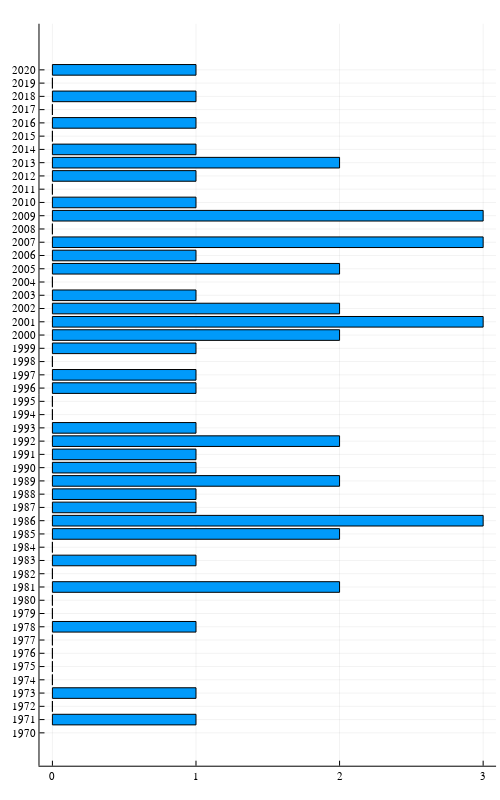

The cell this chart's notebook holds for it:
### Code cell
# plot a horizontal barplot for attempts_per_year
PLT.bar(attempts_per_year, label = nothing, yticks = 1970:2020, orientation = :horizontal, size=(500,800))

### Figure 1 — Plotly figure (JSON) as saved in the notebook; plotly's stock layout.template omitted (floating-point values rounded to 4 significant figures)
{"data": [{"fill": "tozeroy", "fillcolor": "rgba(0, 154, 250, 1.000)", "legendgroup": "", "line": {"color": "rgba(0, 0, 0, 1.000)", "dash": "solid", "width": 1}, "mode": "lines", "name": "", "showlegend": false, "type": "scatter", "x": [1, 0, 0, 1, 1, 1], "xaxis": "x1", "y": [1971.0, 1971.0, 1971.0, 1971.0, 1971.0, 1971.0], "yaxis": "y1"}, {"fill": "tozeroy", "fillcolor": "rgba(0, 154, 250, 1.000)", "legendgroup": "", "line": {"color": "rgba(0, 0, 0, 1.000)", "dash": "solid", "width": 1}, "mode": "lines", "name": "", "showlegend": false, "type": "scatter", "x": [0, 0, 0, 0, 0, 0], "xaxis": "x1", "y": [1972.0, 1972.0, 1972.0, 1972.0, 1972.0, 1972.0], "yaxis": "y1"}, {"fill": "tozeroy", "fillcolor": "rgba(0, 154, 250, 1.000)", "legendgroup": "", "line": {"color": "rgba(0, 0, 0, 1.000)", "dash": "solid", "width": 1}, "mode": "lines", "name": "", "showlegend": false, "type": "scatter", "x": [1, 0, 0, 1, 1, 1], "xaxis": "x1", "y": [1973.0, 1973.0, 1973.0, 1973.0, 1973.0, 1973.0], "yaxis": "y1"}, {"fill": "tozeroy", "fillcolor": "rgba(0, 154, 250, 1.000)", "legendgroup": "", "line": {"color": "rgba(0, 0, 0, 1.000)", "dash": "solid", "width": 1}, "mode": "lines", "name": "", "showlegend": false, "type": "scatter", "x": [0, 0, 0, 0, 0, 0], "xaxis": "x1", "y": [1974.0, 1974.0, 1974.0, 1974.0, 1974.0, 1974.0], "yaxis": "y1"}, {"fill": "tozeroy", "fillcolor": "rgba(0, 154, 250, 1.000)", "legendgroup": "", "line": {"color": "rgba(0, 0, 0, 1.000)", "dash": "solid", "width": 1}, "mode": "lines", "name": "", "showlegend": false, "type": "scatter", "x": [0, 0, 0, 0, 0, 0], "xaxis": "x1", "y": [1975.0, 1975.0, 1975.0, 1975.0, 1975.0, 1975.0], "yaxis": "y1"}, {"fill": "tozeroy", "fillcolor": "rgba(0, 154, 250, 1.000)", "legendgroup": "", "line": {"color": "rgba(0, 0, 0, 1.000)", "dash": "solid", "width": 1}, "mode": "lines", "name": "", "showlegend": false, "type": "scatter", "x": [0, 0, 0, 0, 0, 0], "xaxis": "x1", "y": [1976.0, 1976.0, 1976.0, 1976.0, 1976.0, 1976.0], "yaxis": "y1"}, {"fill": "tozeroy", "fillcolor": "rgba(0, 154, 250, 1.000)", "legendgroup": "", "line": {"color": "rgba(0, 0, 0, 1.000)", "dash": "solid", "width": 1}, "mode": "lines", "name": "", "showlegend": false, "type": "scatter", "x": [0, 0, 0, 0, 0, 0], "xaxis": "x1", "y": [1977.0, 1977.0, 1977.0, 1977.0, 1977.0, 1977.0], "yaxis": "y1"}, {"fill": "tozeroy", "fillcolor": "rgba(0, 154, 250, 1.000)", "legendgroup": "", "line": {"color": "rgba(0, 0, 0, 1.000)", "dash": "solid", "width": 1}, "mode": "lines", "name": "", "showlegend": false, "type": "scatter", "x": [1, 0, 0, 1, 1, 1], "xaxis": "x1", "y": [1978.0, 1978.0, 1978.0, 1978.0, 1978.0, 1978.0], "yaxis": "y1"}, {"fill": "tozeroy", "fillcolor": "rgba(0, 154, 250, 1.000)", "legendgroup": "", "line": {"color": "rgba(0, 0, 0, 1.000)", "dash": "solid", "width": 1}, "mode": "lines", "name": "", "showlegend": false, "type": "scatter", "x": [0, 0, 0, 0, 0, 0], "xaxis": "x1", "y": [1979.0, 1979.0, 1979.0, 1979.0, 1979.0, 1979.0], "yaxis": "y1"}, {"fill": "tozeroy", "fillcolor": "rgba(0, 154, 250, 1.000)", "legendgroup": "", "line": {"color": "rgba(0, 0, 0, 1.000)", "dash": "solid", "width": 1}, "mode": "lines", "name": "", "showlegend": false, "type": "scatter", "x": [0, 0, 0, 0, 0, 0], "xaxis": "x1", "y": [1980.0, 1980.0, 1980.0, 1980.0, 1980.0, 1980.0], "yaxis": "y1"}, {"fill": "tozeroy", "fillcolor": "rgba(0, 154, 250, 1.000)", "legendgroup": "", "line": {"color": "rgba(0, 0, 0, 1.000)", "dash": "solid", "width": 1}, "mode": "lines", "name": "", "showlegend": false, "type": "scatter", "x": [2, 0, 0, 2, 2, 2], "xaxis": "x1", "y": [1981.0, 1981.0, 1981.0, 1981.0, 1981.0, 1981.0], "yaxis": "y1"}, {"fill": "tozeroy", "fillcolor": "rgba(0, 154, 250, 1.000)", "legendgroup": "", "line": {"color": "rgba(0, 0, 0, 1.000)", "dash": "solid", "width": 1}, "mode": "lines", "name": "", "showlegend": false, "type": "scatter", "x": [0, 0, 0, 0, 0, 0], "xaxis": "x1", "y": [1982.0, 1982.0, 1982.0, 1982.0, 1982.0, 1982.0], "yaxis": "y1"}, {"fill": "tozeroy", "fillcolor": "rgba(0, 154, 250, 1.000)", "legendgroup": "", "line": {"color": "rgba(0, 0, 0, 1.000)", "dash": "solid", "width": 1}, "mode": "lines", "name": "", "showlegend": false, "type": "scatter", "x": [1, 0, 0, 1, 1, 1], "xaxis": "x1", "y": [1983.0, 1983.0, 1983.0, 1983.0, 1983.0, 1983.0], "yaxis": "y1"}, {"fill": "tozeroy", "fillcolor": "rgba(0, 154, 250, 1.000)", "legendgroup": "", "line": {"color": "rgba(0, 0, 0, 1.000)", "dash": "solid", "width": 1}, "mode": "lines", "name": "", "showlegend": false, "type": "scatter", "x": [0, 0, 0, 0, 0, 0], "xaxis": "x1", "y": [1984.0, 1984.0, 1984.0, 1984.0, 1984.0, 1984.0], "yaxis": "y1"}, {"fill": "tozeroy", "fillcolor": "rgba(0, 154, 250, 1.000)", "legendgroup": "", "line": {"color": "rgba(0, 0, 0, 1.000)", "dash": "solid", "width": 1}, "mode": "lines", "name": "", "showlegend": false, "type": "scatter", "x": [2, 0, 0, 2, 2, 2], "xaxis": "x1", "y": [1985.0, 1985.0, 1985.0, 1985.0, 1985.0, 1985.0], "yaxis": "y1"}, {"fill": "tozeroy", "fillcolor": "rgba(0, 154, 250, 1.000)", "legendgroup": "", "line": {"color": "rgba(0, 0, 0, 1.000)", "dash": "solid", "width": 1}, "mode": "lines", "name": "", "showlegend": false, "type": "scatter", "x": [3, 0, 0, 3, 3, 3], "xaxis": "x1", "y": [1986.0, 1986.0, 1986.0, 1986.0, 1986.0, 1986.0], "yaxis": "y1"}, {"fill": "tozeroy", "fillcolor": "rgba(0, 154, 250, 1.000)", "legendgroup": "", "line": {"color": "rgba(0, 0, 0, 1.000)", "dash": "solid", "width": 1}, "mode": "lines", "name": "", "showlegend": false, "type": "scatter", "x": [1, 0, 0, 1, 1, 1], "xaxis": "x1", "y": [1987.0, 1987.0, 1987.0, 1987.0, 1987.0, 1987.0], "yaxis": "y1"}, {"fill": "tozeroy", "fillcolor": "rgba(0, 154, 250, 1.000)", "legendgroup": "", "line": {"color": "rgba(0, 0, 0, 1.000)", "dash": "solid", "width": 1}, "mode": "lines", "name": "", "showlegend": false, "type": "scatter", "x": [1, 0, 0, 1, 1, 1], "xaxis": "x1", "y": [1988.0, 1988.0, 1988.0, 1988.0, 1988.0, 1988.0], "yaxis": "y1"}, {"fill": "tozeroy", "fillcolor": "rgba(0, 154, 250, 1.000)", "legendgroup": "", "line": {"color": "rgba(0, 0, 0, 1.000)", "dash": "solid", "width": 1}, "mode": "lines", "name": "", "showlegend": false, "type": "scatter", "x": [2, 0, 0, 2, 2, 2], "xaxis": "x1", "y": [1989.0, 1989.0, 1989.0, 1989.0, 1989.0, 1989.0], "yaxis": "y1"}, {"fill": "tozeroy", "fillcolor": "rgba(0, 154, 250, 1.000)", "legendgroup": "", "line": {"color": "rgba(0, 0, 0, 1.000)", "dash": "solid", "width": 1}, "mode": "lines", "name": "", "showlegend": false, "type": "scatter", "x": [1, 0, 0, 1, 1, 1], "xaxis": "x1", "y": [1990.0, 1990.0, 1990.0, 1990.0, 1990.0, 1990.0], "yaxis": "y1"}, {"fill": "tozeroy", "fillcolor": "rgba(0, 154, 250, 1.000)", "legendgroup": "", "line": {"color": "rgba(0, 0, 0, 1.000)", "dash": "solid", "width": 1}, "mode": "lines", "name": "", "showlegend": false, "type": "scatter", "x": [1, 0, 0, 1, 1, 1], "xaxis": "x1", "y": [1991.0, 1991.0, 1991.0, 1991.0, 1991.0, 1991.0], "yaxis": "y1"}, {"fill": "tozeroy", "fillcolor": "rgba(0, 154, 250, 1.000)", "legendgroup": "", "line": {"color": "rgba(0, 0, 0, 1.000)", "dash": "solid", "width": 1}, "mode": "lines", "name": "", "showlegend": false, "type": "scatter", "x": [2, 0, 0, 2, 2, 2], "xaxis": "x1", "y": [1992.0, 1992.0, 1992.0, 1992.0, 1992.0, 1992.0], "yaxis": "y1"}, {"fill": "tozeroy", "fillcolor": "rgba(0, 154, 250, 1.000)", "legendgroup": "", "line": {"color": "rgba(0, 0, 0, 1.000)", "dash": "solid", "width": 1}, "mode": "lines", "name": "", "showlegend": false, "type": "scatter", "x": [1, 0, 0, 1, 1, 1], "xaxis": "x1", "y": [1993.0, 1993.0, 1993.0, 1993.0, 1993.0, 1993.0], "yaxis": "y1"}, {"fill": "tozeroy", "fillcolor": "rgba(0, 154, 250, 1.000)", "legendgroup": "", "line": {"color": "rgba(0, 0, 0, 1.000)", "dash": "solid", "width": 1}, "mode": "lines", "name": "", "showlegend": false, "type": "scatter", "x": [0, 0, 0, 0, 0, 0], "xaxis": "x1", "y": [1994.0, 1994.0, 1994.0, 1994.0, 1994.0, 1994.0], "yaxis": "y1"}, {"fill": "tozeroy", "fillcolor": "rgba(0, 154, 250, 1.000)", "legendgroup": "", "line": {"color": "rgba(0, 0, 0, 1.000)", "dash": "solid", "width": 1}, "mode": "lines", "name": "", "showlegend": false, "type": "scatter", "x": [0, 0, 0, 0, 0, 0], "xaxis": "x1", "y": [1995.0, 1995.0, 1995.0, 1995.0, 1995.0, 1995.0], "yaxis": "y1"}, {"fill": "tozeroy", "fillcolor": "rgba(0, 154, 250, 1.000)", "legendgroup": "", "line": {"color": "rgba(0, 0, 0, 1.000)", "dash": "solid", "width": 1}, "mode": "lines", "name": "", "showlegend": false, "type": "scatter", "x": [1, 0, 0, 1, 1, 1], "xaxis": "x1", "y": [1996.0, 1996.0, 1996.0, 1996.0, 1996.0, 1996.0], "yaxis": "y1"}, {"fill": "tozeroy", "fillcolor": "rgba(0, 154, 250, 1.000)", "legendgroup": "", "line": {"color": "rgba(0, 0, 0, 1.000)", "dash": "solid", "width": 1}, "mode": "lines", "name": "", "showlegend": false, "type": "scatter", "x": [1, 0, 0, 1, 1, 1], "xaxis": "x1", "y": [1997.0, 1997.0, 1997.0, 1997.0, 1997.0, 1997.0], "yaxis": "y1"}, {"fill": "tozeroy", "fillcolor": "rgba(0, 154, 250, 1.000)", "legendgroup": "", "line": {"color": "rgba(0, 0, 0, 1.000)", "dash": "solid", "width": 1}, "mode": "lines", "name": "", "showlegend": false, "type": "scatter", "x": [0, 0, 0, 0, 0, 0], "xaxis": "x1", "y": [1998.0, 1998.0, 1998.0, 1998.0, 1998.0, 1998.0], "yaxis": "y1"}, {"fill": "tozeroy", "fillcolor": "rgba(0, 154, 250, 1.000)", "legendgroup": "", "line": {"color": "rgba(0, 0, 0, 1.000)", "dash": "solid", "width": 1}, "mode": "lines", "name": "", "showlegend": false, "type": "scatter", "x": [1, 0, 0, 1, 1, 1], "xaxis": "x1", "y": [1999.0, 1999.0, 1999.0, 1999.0, 1999.0, 1999.0], "yaxis": "y1"}, {"fill": "tozeroy", "fillcolor": "rgba(0, 154, 250, 1.000)", "legendgroup": "", "line": {"color": "rgba(0, 0, 0, 1.000)", "dash": "solid", "width": 1}, "mode": "lines", "name": "", "showlegend": false, "type": "scatter", "x": [2, 0, 0, 2, 2, 2], "xaxis": "x1", "y": [2000.0, 2000.0, 2000.0, 2000.0, 2000.0, 2000.0], "yaxis": "y1"}, {"fill": "tozeroy", "fillcolor": "rgba(0, 154, 250, 1.000)", "legendgroup": "", "line": {"color": "rgba(0, 0, 0, 1.000)", "dash": "solid", "width": 1}, "mode": "lines", "name": "", "showlegend": false, "type": "scatter", "x": [3, 0, 0, 3, 3, 3], "xaxis": "x1", "y": [2001.0, 2001.0, 2001.0, 2001.0, 2001.0, 2001.0], "yaxis": "y1"}, {"fill": "tozeroy", "fillcolor": "rgba(0, 154, 250, 1.000)", "legendgroup": "", "line": {"color": "rgba(0, 0, 0, 1.000)", "dash": "solid", "width": 1}, "mode": "lines", "name": "", "showlegend": false, "type": "scatter", "x": [2, 0, 0, 2, 2, 2], "xaxis": "x1", "y": [2002.0, 2002.0, 2002.0, 2002.0, 2002.0, 2002.0], "yaxis": "y1"}, {"fill": "tozeroy", "fillcolor": "rgba(0, 154, 250, 1.000)", "legendgroup": "", "line": {"color": "rgba(0, 0, 0, 1.000)", "dash": "solid", "width": 1}, "mode": "lines", "name": "", "showlegend": false, "type": "scatter", "x": [1, 0, 0, 1, 1, 1], "xaxis": "x1", "y": [2003.0, 2003.0, 2003.0, 2003.0, 2003.0, 2003.0], "yaxis": "y1"}, {"fill": "tozeroy", "fillcolor": "rgba(0, 154, 250, 1.000)", "legendgroup": "", "line": {"color": "rgba(0, 0, 0, 1.000)", "dash": "solid", "width": 1}, "mode": "lines", "name": "", "showlegend": false, "type": "scatter", "x": [0, 0, 0, 0, 0, 0], "xaxis": "x1", "y": [2004.0, 2004.0, 2004.0, 2004.0, 2004.0, 2004.0], "yaxis": "y1"}, {"fill": "tozeroy", "fillcolor": "rgba(0, 154, 250, 1.000)", "legendgroup": "", "line": {"color": "rgba(0, 0, 0, 1.000)", "dash": "solid", "width": 1}, "mode": "lines", "name": "", "showlegend": false, "type": "scatter", "x": [2, 0, 0, 2, 2, 2], "xaxis": "x1", "y": [2005.0, 2005.0, 2005.0, 2005.0, 2005.0, 2005.0], "yaxis": "y1"}, {"fill": "tozeroy", "fillcolor": "rgba(0, 154, 250, 1.000)", "legendgroup": "", "line": {"color": "rgba(0, 0, 0, 1.000)", "dash": "solid", "width": 1}, "mode": "lines", "name": "", "showlegend": false, "type": "scatter", "x": [1, 0, 0, 1, 1, 1], "xaxis": "x1", "y": [2006.0, 2006.0, 2006.0, 2006.0, 2006.0, 2006.0], "yaxis": "y1"}, {"fill": "tozeroy", "fillcolor": "rgba(0, 154, 250, 1.000)", "legendgroup": "", "line": {"color": "rgba(0, 0, 0, 1.000)", "dash": "solid", "width": 1}, "mode": "lines", "name": "", "showlegend": false, "type": "scatter", "x": [3, 0, 0, 3, 3, 3], "xaxis": "x1", "y": [2007.0, 2007.0, 2007.0, 2007.0, 2007.0, 2007.0], "yaxis": "y1"}, {"fill": "tozeroy", "fillcolor": "rgba(0, 154, 250, 1.000)", "legendgroup": "", "line": {"color": "rgba(0, 0, 0, 1.000)", "dash": "solid", "width": 1}, "mode": "lines", "name": "", "showlegend": false, "type": "scatter", "x": [0, 0, 0, 0, 0, 0], "xaxis": "x1", "y": [2008.0, 2008.0, 2008.0, 2008.0, 2008.0, 2008.0], "yaxis": "y1"}, {"fill": "tozeroy", "fillcolor": "rgba(0, 154, 250, 1.000)", "legendgroup": "", "line": {"color": "rgba(0, 0, 0, 1.000)", "dash": "solid", "width": 1}, "mode": "lines", "name": "", "showlegend": false, "type": "scatter", "x": [3, 0, 0, 3, 3, 3], "xaxis": "x1", "y": [2009.0, 2009.0, 2009.0, 2009.0, 2009.0, 2009.0], "yaxis": "y1"}, {"fill": "tozeroy", "fillcolor": "rgba(0, 154, 250, 1.000)", "legendgroup": "", "line": {"color": "rgba(0, 0, 0, 1.000)", "dash": "solid", "width": 1}, "mode": "lines", "name": "", "showlegend": false, "type": "scatter", "x": [1, 0, 0, 1, 1, 1], "xaxis": "x1", "y": [2010.0, 2010.0, 2010.0, 2010.0, 2010.0, 2010.0], "yaxis": "y1"}, {"fill": "tozeroy", "fillcolor": "rgba(0, 154, 250, 1.000)", "legendgroup": "", "line": {"color": "rgba(0, 0, 0, 1.000)", "dash": "solid", "width": 1}, "mode": "lines", "name": "", "showlegend": false, "type": "scatter", "x": [0, 0, 0, 0, 0, 0], "xaxis": "x1", "y": [2011.0, 2011.0, 2011.0, 2011.0, 2011.0, 2011.0], "yaxis": "y1"}, {"fill": "tozeroy", "fillcolor": "rgba(0, 154, 250, 1.000)", "legendgroup": "", "line": {"color": "rgba(0, 0, 0, 1.000)", "dash": "solid", "width": 1}, "mode": "lines", "name": "", "showlegend": false, "type": "scatter", "x": [1, 0, 0, 1, 1, 1], "xaxis": "x1", "y": [2012.0, 2012.0, 2012.0, 2012.0, 2012.0, 2012.0], "yaxis": "y1"}, {"fill": "tozeroy", "fillcolor": "rgba(0, 154, 250, 1.000)", "legendgroup": "", "line": {"color": "rgba(0, 0, 0, 1.000)", "dash": "solid", "width": 1}, "mode": "lines", "name": "", "showlegend": false, "type": "scatter", "x": [2, 0, 0, 2, 2, 2], "xaxis": "x1", "y": [2013.0, 2013.0, 2013.0, 2013.0, 2013.0, 2013.0], "yaxis": "y1"}, {"fill": "tozeroy", "fillcolor": "rgba(0, 154, 250, 1.000)", "legendgroup": "", "line": {"color": "rgba(0, 0, 0, 1.000)", "dash": "solid", "width": 1}, "mode": "lines", "name": "", "showlegend": false, "type": "scatter", "x": [1, 0, 0, 1, 1, 1], "xaxis": "x1", "y": [2014.0, 2014.0, 2014.0, 2014.0, 2014.0, 2014.0], "yaxis": "y1"}, {"fill": "tozeroy", "fillcolor": "rgba(0, 154, 250, 1.000)", "legendgroup": "", "line": {"color": "rgba(0, 0, 0, 1.000)", "dash": "solid", "width": 1}, "mode": "lines", "name": "", "showlegend": false, "type": "scatter", "x": [0, 0, 0, 0, 0, 0], "xaxis": "x1", "y": [2015.0, 2015.0, 2015.0, 2015.0, 2015.0, 2015.0], "yaxis": "y1"}, {"fill": "tozeroy", "fillcolor": "rgba(0, 154, 250, 1.000)", "legendgroup": "", "line": {"color": "rgba(0, 0, 0, 1.000)", "dash": "solid", "width": 1}, "mode": "lines", "name": "", "showlegend": false, "type": "scatter", "x": [1, 0, 0, 1, 1, 1], "xaxis": "x1", "y": [2016.0, 2016.0, 2016.0, 2016.0, 2016.0, 2016.0], "yaxis": "y1"}, {"fill": "tozeroy", "fillcolor": "rgba(0, 154, 250, 1.000)", "legendgroup": "", "line": {"color": "rgba(0, 0, 0, 1.000)", "dash": "solid", "width": 1}, "mode": "lines", "name": "", "showlegend": false, "type": "scatter", "x": [0, 0, 0, 0, 0, 0], "xaxis": "x1", "y": [2017.0, 2017.0, 2017.0, 2017.0, 2017.0, 2017.0], "yaxis": "y1"}, {"fill": "tozeroy", "fillcolor": "rgba(0, 154, 250, 1.000)", "legendgroup": "", "line": {"color": "rgba(0, 0, 0, 1.000)", "dash": "solid", "width": 1}, "mode": "lines", "name": "", "showlegend": false, "type": "scatter", "x": [1, 0, 0, 1, 1, 1], "xaxis": "x1", "y": [2018.0, 2018.0, 2018.0, 2018.0, 2018.0, 2018.0], "yaxis": "y1"}, {"fill": "tozeroy", "fillcolor": "rgba(0, 154, 250, 1.000)", "legendgroup": "", "line": {"color": "rgba(0, 0, 0, 1.000)", "dash": "solid", "width": 1}, "mode": "lines", "name": "", "showlegend": false, "type": "scatter", "x": [0, 0, 0, 0, 0, 0], "xaxis": "x1", "y": [2019.0, 2019.0, 2019.0, 2019.0, 2019.0, 2019.0], "yaxis": "y1"}, {"fill": "tozeroy", "fillcolor": "rgba(0, 154, 250, 1.000)", "legendgroup": "", "line": {"color": "rgba(0, 0, 0, 1.000)", "dash": "solid", "width": 1}, "mode": "lines", "name": "", "showlegend": false, "type": "scatter", "x": [1, 0, 0, 1, 1, 1], "xaxis": "x1", "y": [2020.0, 2020.0, 2020.0, 2020.0, 2020.0, 2020.0], "yaxis": "y1"}, {"colorbar": {"title": ""}, "legendgroup": "", "marker": {"color": "rgba(0, 154, 250, 0.000)", "line": {"color": "rgba(0, 0, 0, 0.000)", "width": 1}, "size": 0, "symbol": "circle"}, "mode": "markers", "name": "", "showlegend": false, "type": "scatter", "x": [1, 0, 1, 0, 0, 0, 0, 1, 0, 0, 2, 0, 1, 0, 2, 3, 1, 1, 2, 1, 1, 2, 1, 0, 0, 1, 1, 0, 1, 2, 3, 2, 1, 0, 2, 1, 3, 0, 3, 1, 0, 1, 2, 1, 0, 1, 0, 1, 0, 1], "xaxis": "x", "y": [1971, 1972, 1973, 1974, 1975, 1976, 1977, 1978, 1979, 1980, 1981, 1982, 1983, 1984, 1985, 1986, 1987, 1988, 1989, 1990, 1991, 1992, 1993, 1994, 1995, 1996, 1997, 1998, 1999, 2000, 2001, 2002, 2003, 2004, 2005, 2006, 2007, 2008, 2009, 2010, 2011, 2012, 2013, 2014, 2015, 2016, 2017, 2018, 2019, 2020], "yaxis": "y", "zmax": null, "zmin": null}], "layout": {"annotations": [], "height": 800, "legend": {"bgcolor": "rgba(255, 255, 255, 1.000)", "bordercolor": "rgba(0, 0, 0, 1.000)", "borderwidth": 1, "font": {"color": "rgba(0, 0, 0, 1.000)", "family": "sans-serif", "size": 11}, "title": {"font": {"color": "rgba(0, 0, 0, 1.000)", "family": "sans-serif", "size": 15}, "text": ""}, "tracegroupgap": 0, "traceorder": "normal", "x": 1, "xanchor": "auto", "y": 1, "yanchor": "auto"}, "margin": {"b": 20, "l": 0, "r": 0, "t": 20}, "paper_bgcolor": "rgba(255, 255, 255, 1.000)", "plot_bgcolor": "rgba(255, 255, 255, 1.000)", "showlegend": true, "width": 500, "xaxis": {"anchor": "y", "domain": [0.07899, 0.9921], "gridcolor": "rgba(0, 0, 0, 0.100)", "gridwidth": 0.5, "linecolor": "rgba(0, 0, 0, 1.000)", "mirror": false, "range": [-0.09, 3.09], "showgrid": true, "showline": true, "showticklabels": true, "tickangle": 0, "tickcolor": "rgb(0, 0, 0)", "tickfont": {"color": "rgba(0, 0, 0, 1.000)", "family": "sans-serif", "size": 11}, "tickmode": "array", "ticks": "inside", "ticktext": ["0", "1", "2", "3"], "tickvals": [0, 1, 2, 3], "title": "", "titlefont": {"color": "rgba(0, 0, 0, 1.000)", "family": "sans-serif", "size": 15}, "type": "-", "visible": true, "zeroline": false, "zerolinecolor": "rgba(0, 0, 0, 1.000)"}, "yaxis": {"anchor": "x", "domain": [0.01881, 0.9951], "gridcolor": "rgba(0, 0, 0, 0.100)", "gridwidth": 0.5, "linecolor": "rgba(0, 0, 0, 1.000)", "mirror": false, "range": [1968.0, 2023.0], "showgrid": true, "showline": true, "showticklabels": true, "tickangle": 0, "tickcolor": "rgb(0, 0, 0)", "tickfont": {"color": "rgba(0, 0, 0, 1.000)", "family": "sans-serif", "size": 11}, "tickmode": "array", "ticks": "inside", "ticktext": ["1970", "1971", "1972", "1973", "1974", "1975", "1976", "1977", "1978", "1979", "1980", "1981", "1982", "1983", "1984", "1985", "1986", "1987", "1988", "1989", "1990", "1991", "1992", "1993", "1994", "1995", "1996", "1997", "1998", "1999", "2000", "2001", "2002", "2003", "2004", "2005", "2006", "2007", "2008", "2009", "2010", "2011", "2012", "2013", "2014", "2015", "2016", "2017", "2018", "2019", "2020"], "tickvals": [1970, 1971, 1972, 1973, 1974, 1975, 1976, 1977, 1978, 1979, 1980, 1981, 1982, 1983, 1984, 1985, 1986, 1987, 1988, 1989, 1990, 1991, 1992, 1993, 1994, 1995, 1996, 1997, 1998, 1999, 2000, 2001, 2002, 2003, 2004, 2005, 2006, 2007, 2008, 2009, 2010, 2011, 2012, 2013, 2014, 2015, 2016, 2017, 2018, 2019, 2020], "title": "", "titlefont": {"color": "rgba(0, 0, 0, 1.000)", "family": "sans-serif", "size": 15}, "type": "-", "visible": true, "zeroline": false, "zerolinecolor": "rgba(0, 0, 0, 1.000)"}}}
